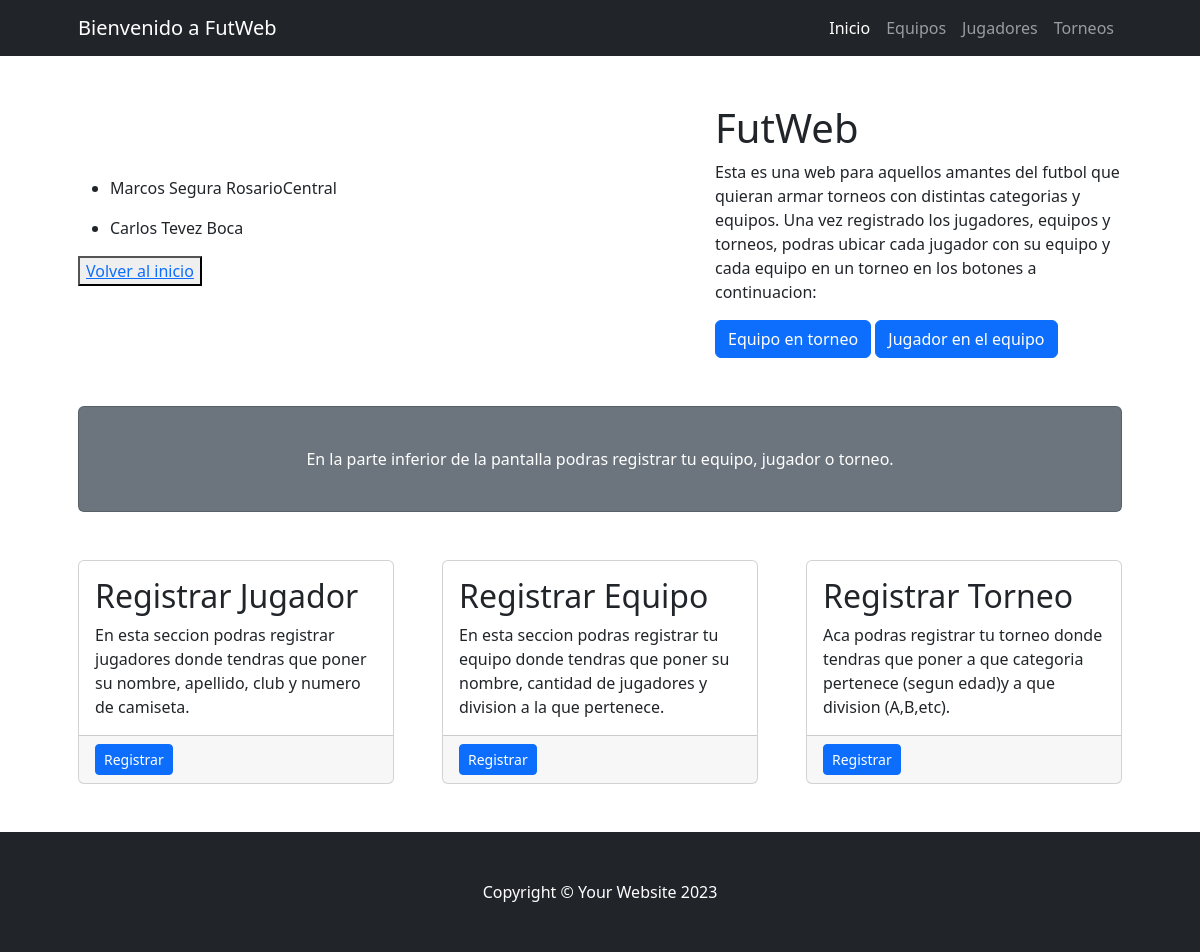
Page /Jugador/list on the earlier database version.
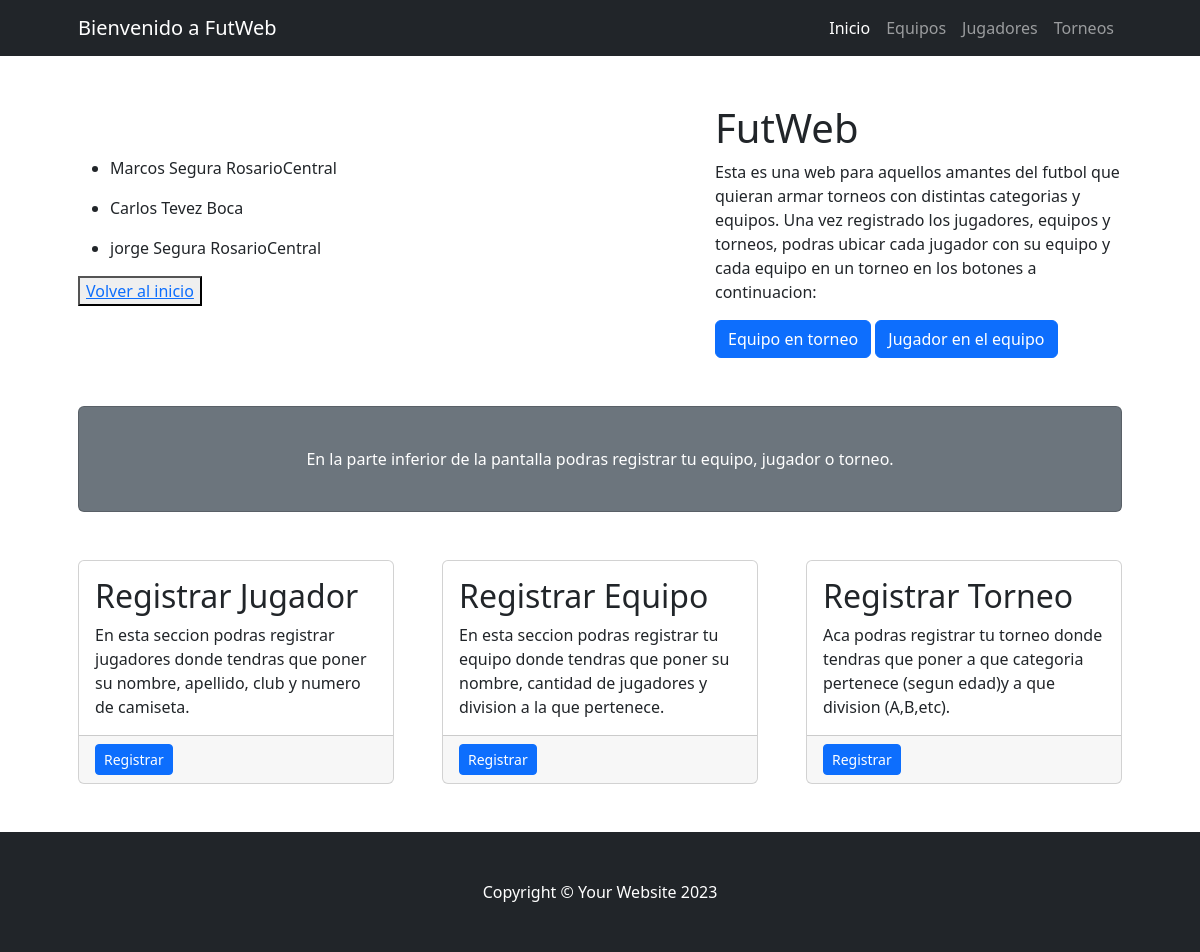
Same page on the later database version.
### Coder/models.py (models this page shows, shortened)
class Jugador(models.Model):
    nombre = models.CharField(max_length=100)
    apellido = models.CharField(max_length=100)
    equipo = models.CharField(max_length=100)
    camiseta = models.PositiveIntegerField()

### Coder/views.py (the view)
# urls.py: path("Jugador/list", views.jugador_list, name="jugador_list"),
def jugador_list(request):
    consulta =  models.Jugador.objects.all()
    contexto = {"Jugador": consulta}
    return render(request, "Coder/jugador_list.html", contexto)

### Coder/templates/Coder/jugador_list.html
{% extends 'Coder/base.html' %}
{% block contenido %}
    {% for jugador in Jugador %}
     <ul>
        <li>
            {{jugador.nombre}}
            {{jugador.apellido}}
            {{jugador.equipo}}
        </li>
     </ul>
    {% endfor %}<button><a href="{% url 'index' %}">Volver al inicio</a></button>
{% endblock contenido %}

Differences in the rows shown:
added Jugador: nombre "jorge", apellido "Segura", equipo "RosarioCentral"
